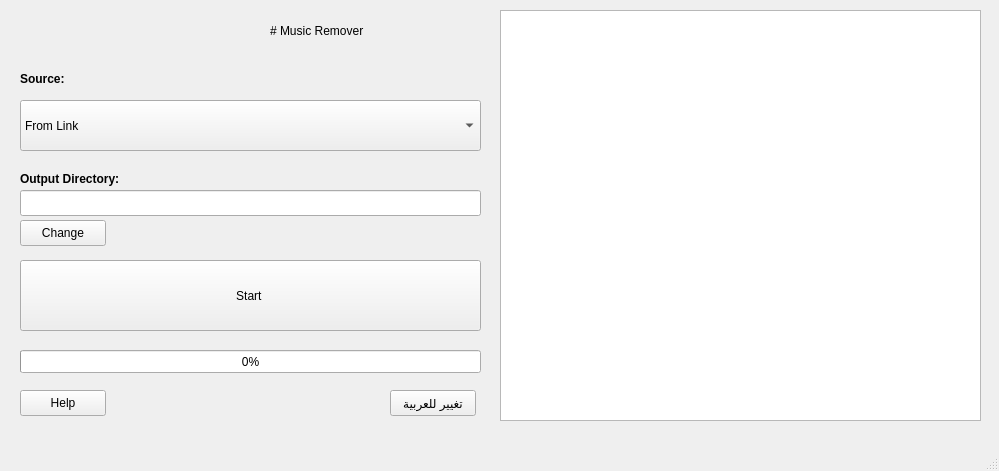
<?xml version="1.0" encoding="UTF-8"?>
<ui version="4.0">
 <class>MainWindow</class>
 <widget class="QMainWindow" name="MainWindow">
  <property name="geometry">
   <rect>
    <x>0</x>
    <y>0</y>
    <width>999</width>
    <height>471</height>
   </rect>
  </property>
  <property name="windowTitle">
   <string>MainWindow</string>
  </property>
  <widget class="QWidget" name="centralwidget">
   <widget class="QLabel" name="label">
    <property name="geometry">
     <rect>
      <x>270</x>
      <y>0</y>
      <width>221</width>
      <height>61</height>
     </rect>
    </property>
    <property name="text">
     <string># Music Remover</string>
    </property>
    <property name="textFormat">
     <enum>Qt::TextFormat::MarkdownText</enum>
    </property>
   </widget>
   <widget class="QPushButton" name="start_button">
    <property name="geometry">
     <rect>
      <x>20</x>
      <y>260</y>
      <width>461</width>
      <height>71</height>
     </rect>
    </property>
    <property name="text">
     <string>Start </string>
    </property>
   </widget>
   <widget class="QComboBox" name="source_chooser">
    <property name="geometry">
     <rect>
      <x>20</x>
      <y>100</y>
      <width>461</width>
      <height>51</height>
     </rect>
    </property>
    <item>
     <property name="text">
      <string>From Link</string>
     </property>
    </item>
    <item>
     <property name="text">
      <string>From Playlist</string>
     </property>
    </item>
    <item>
     <property name="text">
      <string>From File</string>
     </property>
    </item>
   </widget>
   <widget class="QPushButton" name="language_button">
    <property name="geometry">
     <rect>
      <x>390</x>
      <y>390</y>
      <width>86</width>
      <height>26</height>
     </rect>
    </property>
    <property name="text">
     <string>تغيير للعربية</string>
    </property>
   </widget>
   <widget class="QProgressBar" name="progress_bar">
    <property name="geometry">
     <rect>
      <x>20</x>
      <y>350</y>
      <width>461</width>
      <height>23</height>
     </rect>
    </property>
    <property name="value">
     <number>0</number>
    </property>
   </widget>
   <widget class="QTextBrowser" name="textBrowser">
    <property name="geometry">
     <rect>
      <x>500</x>
      <y>10</y>
      <width>481</width>
      <height>411</height>
     </rect>
    </property>
   </widget>
   <widget class="QPushButton" name="language_button_2">
    <property name="geometry">
     <rect>
      <x>20</x>
      <y>390</y>
      <width>86</width>
      <height>26</height>
     </rect>
    </property>
    <property name="text">
     <string>Help</string>
    </property>
   </widget>
   <widget class="QLabel" name="label_2">
    <property name="geometry">
     <rect>
      <x>20</x>
      <y>170</y>
      <width>241</width>
      <height>18</height>
     </rect>
    </property>
    <property name="font">
     <font>
      <bold>true</bold>
     </font>
    </property>
    <property name="text">
     <string>Output Directory:</string>
    </property>
   </widget>
   <widget class="QLineEdit" name="output_directory_label">
    <property name="enabled">
     <bool>true</bool>
    </property>
    <property name="geometry">
     <rect>
      <x>20</x>
      <y>190</y>
      <width>461</width>
      <height>26</height>
     </rect>
    </property>
    <property name="readOnly">
     <bool>true</bool>
    </property>
   </widget>
   <widget class="QPushButton" name="output_directory_button">
    <property name="geometry">
     <rect>
      <x>20</x>
      <y>220</y>
      <width>86</width>
      <height>26</height>
     </rect>
    </property>
    <property name="text">
     <string>Change</string>
    </property>
   </widget>
   <widget class="QLabel" name="label_3">
    <property name="geometry">
     <rect>
      <x>20</x>
      <y>70</y>
      <width>241</width>
      <height>18</height>
     </rect>
    </property>
    <property name="font">
     <font>
      <bold>true</bold>
     </font>
    </property>
    <property name="text">
     <string>Source:</string>
    </property>
   </widget>
  </widget>
  <widget class="QMenuBar" name="menubar">
   <property name="geometry">
    <rect>
     <x>0</x>
     <y>0</y>
     <width>999</width>
     <height>23</height>
    </rect>
   </property>
  </widget>
  <widget class="QStatusBar" name="statusbar"/>
 </widget>
 <resources/>
 <connections/>
</ui>
